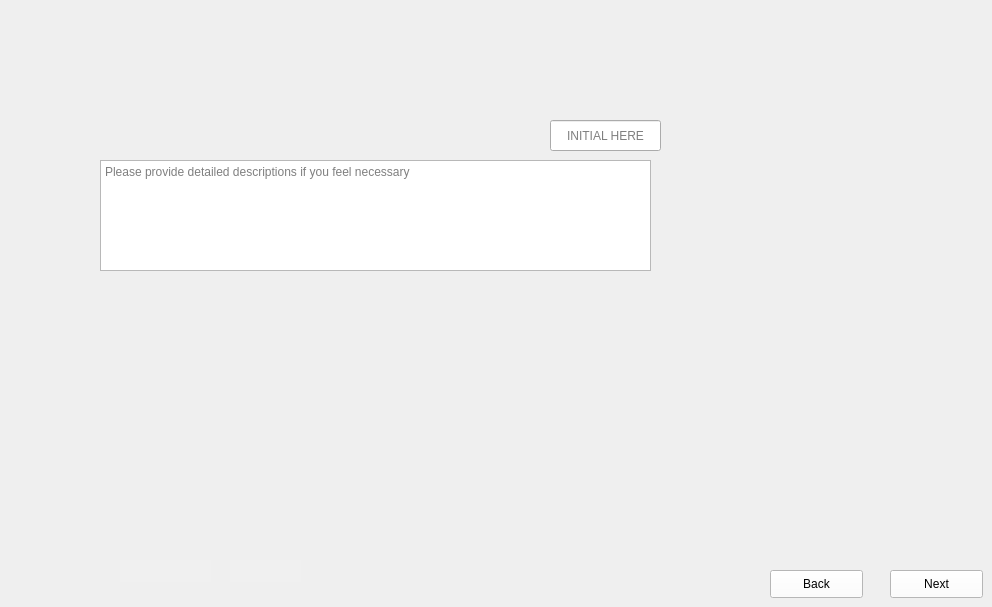
      <widget class="QWidget" name="DicePiezoWaferintoSubwafers1">
       <property name="styleSheet">
        <string notr="true">border-image: url(:/images/images/subwafer1.PNG);</string>
       </property>
       <widget class="QLineEdit" name="DicePiezoWaferintoSubwafers1_Data">
        <property name="enabled">
         <bool>true</bool>
        </property>
        <property name="geometry">
         <rect>
          <x>550</x>
          <y>120</y>
          <width>111</width>
          <height>31</height>
         </rect>
        </property>
        <property name="styleSheet">
         <string notr="true">color: rgb(0, 0, 0);
border-image:None;</string>
        </property>
        <property name="text">
         <string/>
        </property>
        <property name="maxLength">
         <number>32767</number>
        </property>
        <property name="alignment">
         <set>Qt::AlignCenter</set>
        </property>
        <property name="placeholderText">
         <string>INITIAL HERE</string>
        </property>
       </widget>
       <widget class="QLineEdit" name="DicePiezoWaferintoSubwafers1_Dates">
        <property name="geometry">
         <rect>
          <x>120</x>
          <y>560</y>
          <width>91</width>
          <height>22</height>
         </rect>
        </property>
        <property name="styleSheet">
         <string notr="true">QLineEdit{
background-color: rgb(240, 240, 240);
border: none;
border-image:None;
}</string>
        </property>
       </widget>
       <widget class="QPushButton" name="DicePiezoWaferintoSubwafers1_Next">
        <property name="geometry">
         <rect>
          <x>890</x>
          <y>570</y>
          <width>93</width>
          <height>28</height>
         </rect>
        </property>
        <property name="styleSheet">
         <string notr="true">QPushButton{
background-color: rgb(255, 255, 255);
height: 35px;
border-image:None;
}
QPushButton::hover{
background-color: rgb(0, 0, 255);
}
QPushButton:pressed{
padding-top:7px;
padding-top:7px;
}</string>
        </property>
        <property name="text">
         <string>Next</string>
        </property>
        <property name="iconSize">
         <size>
          <width>20</width>
          <height>20</height>
         </size>
        </property>
        <property name="autoDefault">
         <bool>false</bool>
        </property>
       </widget>
       <widget class="QLineEdit" name="DicePiezoWaferintoSubwafers1_Initals">
        <property name="geometry">
         <rect>
          <x>230</x>
          <y>560</y>
          <width>71</width>
          <height>22</height>
         </rect>
        </property>
        <property name="styleSheet">
         <string notr="true">QLineEdit{
background-color: rgb(240, 240, 240);
border: none;
border-image:None;
}</string>
        </property>
       </widget>
       <widget class="QPushButton" name="DicePiezoWaferintoSubwafers1_Back">
        <property name="geometry">
         <rect>
          <x>770</x>
          <y>570</y>
          <width>93</width>
          <height>28</height>
         </rect>
        </property>
        <property name="styleSheet">
         <string notr="true">QPushButton{
background-color: rgb(255, 255, 255);
height: 35px;
border-image:None;
}
QPushButton::hover{
background-color: rgb(0, 0, 255);
}
QPushButton:pressed{
padding-top:7px;
padding-top:7px;
}</string>
        </property>
        <property name="text">
         <string>Back</string>
        </property>
        <property name="iconSize">
         <size>
          <width>20</width>
          <height>20</height>
         </size>
        </property>
        <property name="autoDefault">
         <bool>false</bool>
        </property>
       </widget>
       <widget class="QTextEdit" name="DicePiezoWaferintoSubwafers1_comments">
        <property name="geometry">
         <rect>
          <x>100</x>
          <y>160</y>
          <width>551</width>
          <height>111</height>
         </rect>
        </property>
        <property name="styleSheet">
         <string notr="true">border-image:None;
</string>
        </property>
        <property name="placeholderText">
         <string>Please provide detailed descriptions if you feel necessary</string>
        </property>
       </widget>
      </widget>
